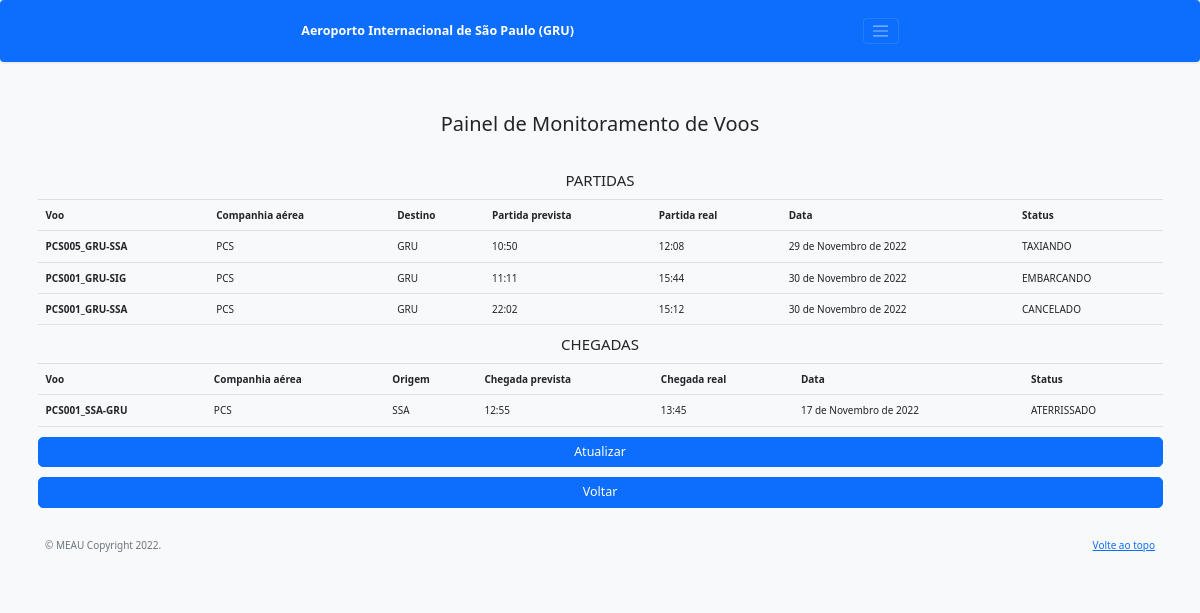
The page /painel/ on the database as committed earlier.
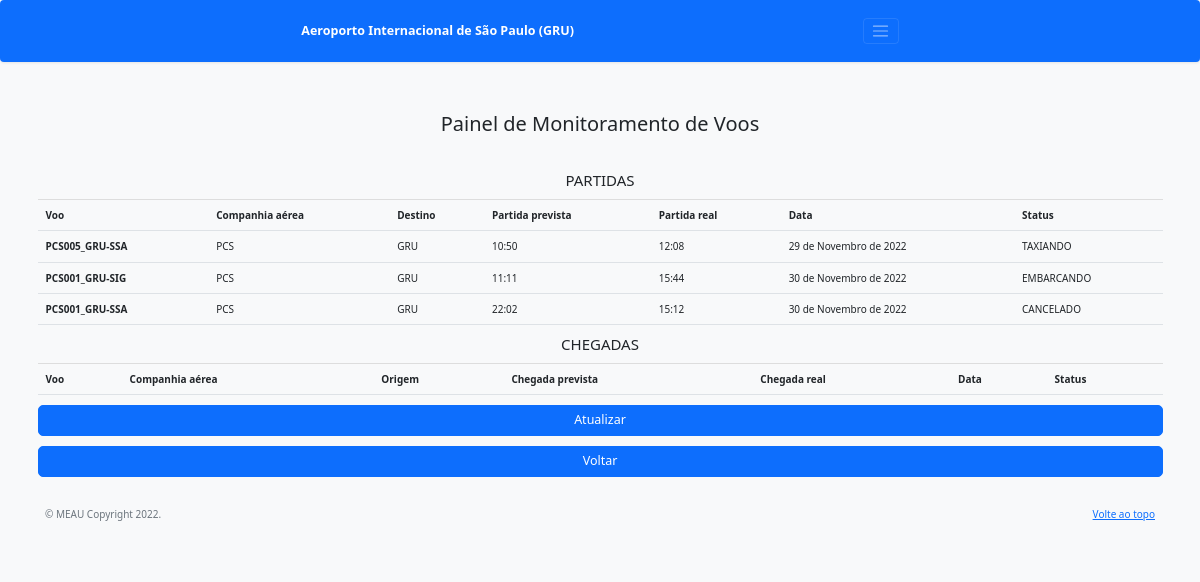
The same page on the database as committed later.
### book/models.py (models this page shows, shortened)
class Historico(models.Model):
    class Status(models.TextChoices):
            PREVISTO = 'PREVISTO'
            EMBARCANDO = 'EMBARCANDO'
            CANCELADO = 'CANCELADO'
            PROGRAMADO = 'PROGRAMADO'
            TAXIANDO = 'TAXIANDO'
            PRONTO = 'PRONTO'
            AUTORIZADO = 'AUTORIZADO'
            EM_VOO = 'EM_VOO'
            ATERRISSADO = 'ATERRISSADO'
    id = models.AutoField(primary_key=True)
    voo  = models.ForeignKey(Voo, on_delete=models.CASCADE)
    data = models.DateField()
    horarioReal = models.TimeField()
    status = models.CharField(choices=Status.choices, max_length=30)
    class Meta:
        db_table = 'historico'

class Voo(models.Model):
    id = models.AutoField(primary_key=True)
    codigoVoo = models.CharField(max_length=14, unique=True)
    companhia = models.CharField(max_length=20)
    origem = models.CharField(max_length=30)
    destino = models.CharField(max_length=30)
    horarioProgramado = models.TimeField()
    class Meta:
        db_table = 'voo'

### book/views.py (the view)
# urls.py: path('painel/', views.painel),
def painel(request):
    historico = Historico.objects.select_related("voo")
    historico = historico.filter(data__isnull=False)
    return render(request, "painel.html", {'historico': historico})

### template/painel.html (shortened to what this page needs)
<!doctype html>
<html lang="pt-br">
<head>
        <link href="//maxcdn.bootstrapcdn.com/bootstrap/3.3.0/css/bootstrap.min.css" rel="stylesheet" id="bootstrap-css">
        <link href="../static/atualizar.css" rel="stylesheet">
    <link href="../static/css/bootstrap.min.css" rel="stylesheet">
    <link href="../static/js/form-validation.js" rel="stylesheet">
</head>
<body class="bg-light">
    <header>
        <div class="navbar navbar-dark bg-primary shadow-sm">
            <div class="container">
                <a href="#" class="navbar-brand d-flex align-items-center">
                    <strong>Aeroporto Internacional de São Paulo (GRU)</strong>
                </a>
                <button class="navbar-toggler" type="button" data-bs-toggle="collapse" data-bs-target="#navbarHeader"
                    aria-controls="navbarHeader" aria-expanded="false" aria-label="Toggle navigation">
                    <span class="navbar-toggler-icon"></span>
                </button>
            </div>
        </div>
    </header>
    <div class="container">
        <main>
            <div class="py-5 text-center">
                <h2>Painel de Monitoramento de Voos</h2>
            </div>
            <h4 class="card-title text-center"> PARTIDAS</h4>
            <table class="table">
                  <tr>
                    <th scope="col">Voo</th>
                    <th scope="col">Companhia aérea</th>
                    <th scope="col">Destino</th>
                    <th scope="col">Partida prevista</th>
                    <th scope="col">Partida real</th>
                    <th scope="col">Data</th>
                    <th scope="col">Status</th>
                  </tr>
                  {% for x in historico %}
                  {% if x.voo.origem == 'GRU' %}
                      <tr>
                          <th scope="row">{{ x.voo.codigoVoo }}</th>
                          <td>{{ x.voo.companhia }}</td>
                          <td>{{ x.voo.origem }}</td>
                          <td>{{ x.voo.horarioProgramado }}</td>
                          <td>{{ x.horarioReal }}</td>
                          <td>{{ x.data }}</td>
                          <td>{{ x.status }}</td>
                        </tr>
                  {% endif %}
                {% endfor %}
              </table>
              <h4 class="card-title text-center">CHEGADAS</h4>
              <table class="table">
                <tr>
                    <th scope="col">Voo</th>
                    <th scope="col">Companhia aérea</th>
                    <th scope="col">Origem</th>
                    <th scope="col">Chegada prevista</th>
                    <th scope="col">Chegada real</th>
                    <th scope="col">Data</th>
                    <th scope="col">Status</th>
                </tr>
              {% for x in historico %}
                  {% if x.voo.destino == 'GRU' %}
                      <tr>
                          <th scope="row">{{ x.voo.codigoVoo }}</th>
                          <td>{{ x.voo.companhia }}</td>
                          <td>{{ x.voo.origem }}</td>
                          <td>{{ x.voo.horarioProgramado }}</td>
                          <td>{{ x.horarioReal }}</td>
                          <td>{{ x.data }}</td>
                          <td>{{ x.status }}</td>
                        </tr>
                  {% endif %}
                {% endfor %}
            </table>
        </main>
        <input type="button" value="Atualizar" id="submit" onclick="visualizavoo()" class="w-100 btn btn-lg btn-primary" />
        <input type="button" value="Voltar" id="submit" onclick="cancela()" class="w-100 btn btn-lg btn-primary" />
        <footer class="text-muted py-5">
            <div class="container">
              <p class="float-end mb-1">
                <a href="#">Volte ao topo</a>
              </p>
              <p class="mb-1">&copy; MEAU Copyright 2022.</p>
            </div>
          </footer>
    </div>
</body>
</html>

Rows that differ between the two databases and show on the page:
removed Historico: voo.codigoVoo "PCS001_SSA-GRU", voo.companhia "PCS", voo.origem "SSA", voo.horarioProgramado "12:55", horarioReal "13:45", data "17 de Novembro de 2022", status "ATERRISSADO", shown under "CHEGADAS"
